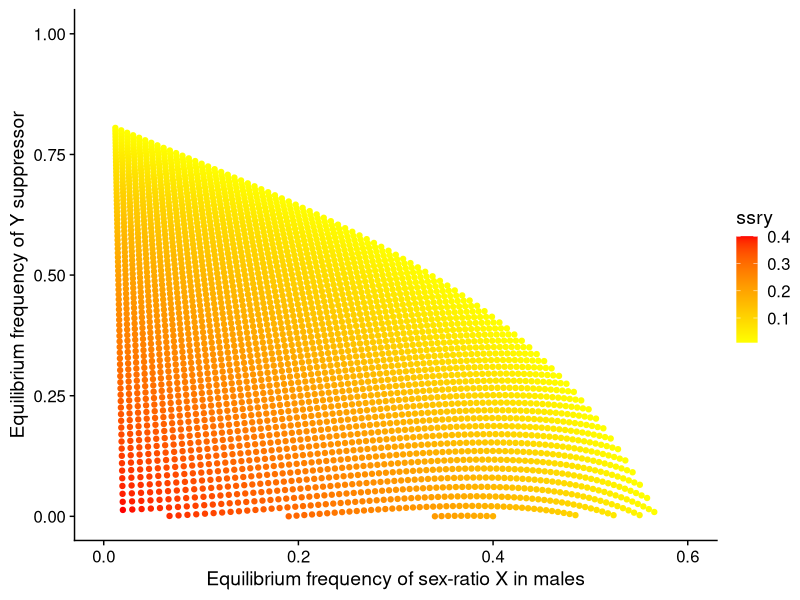
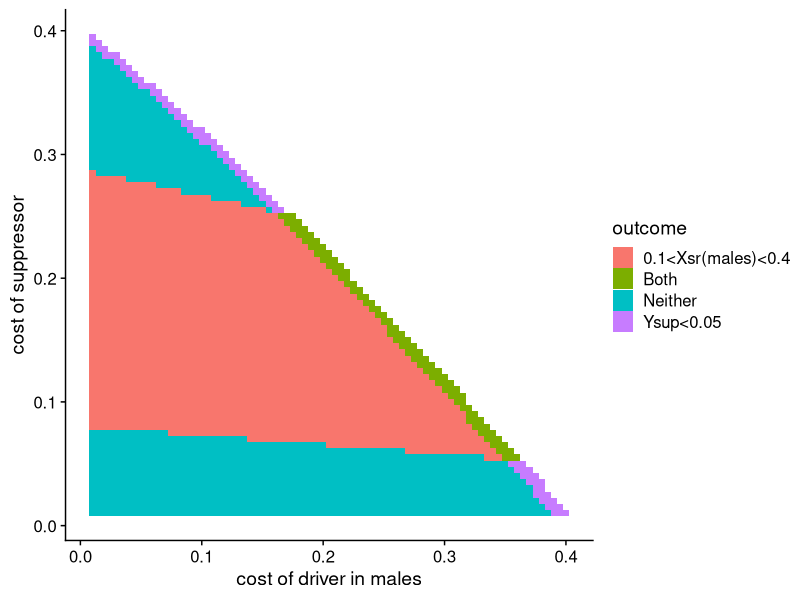

The R source for these figures, in order:
#Load libraries
library(ggplot2)
library(cowplot)

#Define parameter values (see README for definitions)
d=1/2; dsup=0; ssr=0.59; h=0.135; ssup=0.2; ssry=0.2; ssrsup=ssry;

#Create a blank data frame for results
df=data.frame(dsup=numeric(),ssup=numeric(),ssry=numeric(),xsreqm=numeric(),ysup=numeric())

#Calculate equilibrium frequencies (see Mathematica file)
for(dsup in c(0)) { #assume no drive if suppressed
  for(ssup in seq(0.01,0.6,0.005)) { #range of costs of suppression
    for(ssry in seq(0.01,0.5,0.005)) { #range of costs of drive in males
        ssrsup=1-(1-ssup)*(1-ssry)
        df[length(df$dsup)+1,]=c(dsup,ssup,ssry,
          1-((2*dsup*(-1+ssrsup)-ssrsup-2*d*(-1+ssry)+
          ssry)*(-ssup-(-2+h)*ssup*ssr+2*dsup*(-1+h*ssr)*(-1+ssrsup)+
          ssrsup-2*d*(-1+h*ssr)*(-1+ssry)-ssry+
          h*ssr*(-ssrsup+ssry)))/(-ssup^2+h*ssup^2*ssr+
          4*dsup^2*(-1+h*ssr)*(-1+ssrsup)^2+2*ssup*ssrsup-2*ssup*ssr*ssrsup+
          2*h*ssup*ssr*ssrsup-ssrsup^2+h*ssr*ssrsup^2-4*dsup*(-1+
          ssrsup)*(ssup+(-1+h)*ssup*ssr+(-1+h*ssr)*(ssrsup-ssry)+
          2*d*(-1+h*ssr)*(-1+ssry))+
          4*d*(ssup+(-1+h)*ssup*ssr+(-1+h*ssr)*(ssrsup-ssry))*(-1+
          ssry)+4*d^2*(-1+h*ssr)*(-1+ssry)^2-
          2*(ssup+(-1+h)*ssup*ssr+(-1+h*ssr)*ssrsup)*ssry+(-1+
          h*ssr)*ssry^2),
          1+((ssup^2-2*ssup*ssr+2*h*ssup*ssr-
          h*ssup^2*ssr+4*dsup^2*(-1+h*ssr)*(-1+ssrsup)^2-2*ssup*ssrsup+
          2*h*ssr*ssrsup+2*ssup*ssr*ssrsup-2*h*ssup*ssr*ssrsup+ssrsup^2-
          h*ssr*ssrsup^2-
          2*d*(ssup+h*ssup*ssr+h*ssr*(-2+ssrsup)-ssrsup)*(-1+
          ssry)+(ssup+h*ssup*ssr+h*ssr*(-2+ssrsup)-ssrsup)*ssry-
          2*dsup*(-1+ssrsup)*(-ssr*(2*ssup+h*(-2+ssry))+
          2*d*(-1+h*ssr)*(-1+ssry)+ssry))/(-ssup^2+h*ssup^2*ssr-
          4*dsup^2*(-1+h*ssr)*(-1+ssrsup)^2+2*ssup*ssrsup-2*ssup*ssr*ssrsup+
          2*h*ssup*ssr*ssrsup-ssrsup^2+h*ssr*ssrsup^2+
          4*dsup*(-1+ssrsup)*(-ssup*ssr+2*d*(-1+h*ssr)*(-1+ssry))+
          4*d*ssup*ssr*(-1+ssry)-4*d^2*(-1+h*ssr)*(-1+ssry)^2-
          2*(ssup+(-1+h)*ssup*ssr+(-1+h*ssr)*ssrsup)*ssry+(-1+
          h*ssr)*ssry^2)))
    }
  }
}
#retain those simulations where the suppressor and driver are still segregating
df=subset(df,ysup>=0 & ysup<=1 & xsreqm>=0 & xsreqm<=1)

#Figure A.4 - Equilibrium frequencies of driver and suppressor for a variety of costs in males
ggplot(df,aes(x=xsreqm,y=ysup,col=ssry))+
  geom_point()+ylim(0,1)+xlim(0,0.6)+theme_cowplot()+
  ylab("Equilibrium frequency of Y suppressor")+
  xlab("Equilibrium frequency of sex-ratio X in males")+
  scale_colour_gradient(
     low = "yellow",
    high = "red",
    space = "Lab",
    na.value = "grey50",
    guide = "colourbar",
    aesthetics = "colour")


#Classify the outcome by Y and X frequency "class"
df$outcome="Neither"
df$outcome[which(df$ysup<0.05)]="Ysup<0.05"
df$outcome[intersect(which(df$xsreqm>0.1),which(df$xsreqm<0.4))]="0.1<Xsr(males)<0.4"
df$outcome[intersect(intersect(which(df$xsreqm>0.1),which(df$xsreqm<0.4)),which(df$ysup<0.05))]="Both"

#Figure A.5 - Conditions for low frequency suppression of drive
ggplot(df,aes(x=ssry,y=ssup,fill=outcome))+geom_tile()+theme_cowplot()+
  xlab("cost of driver in males")+ylab("cost of suppressor")




